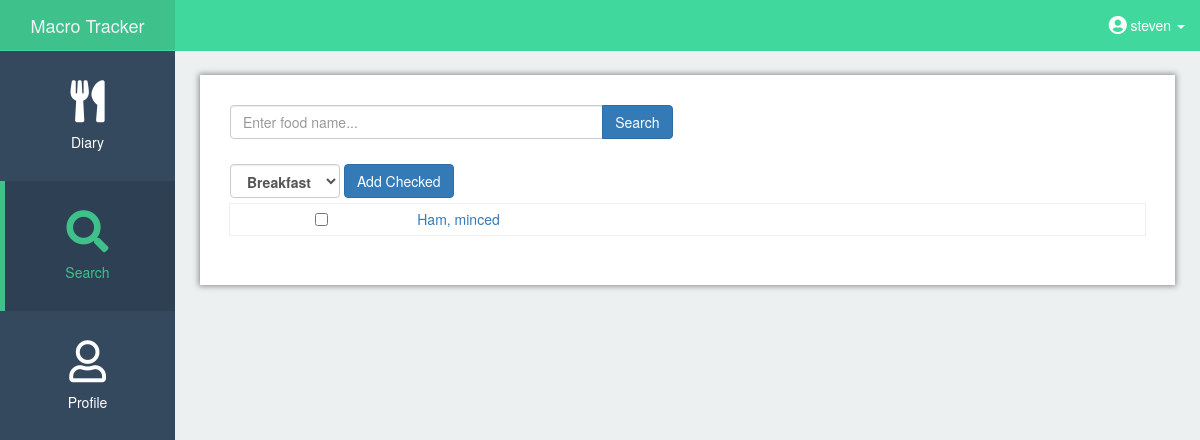
/search (signed in), run on an earlier commit of the app's database.
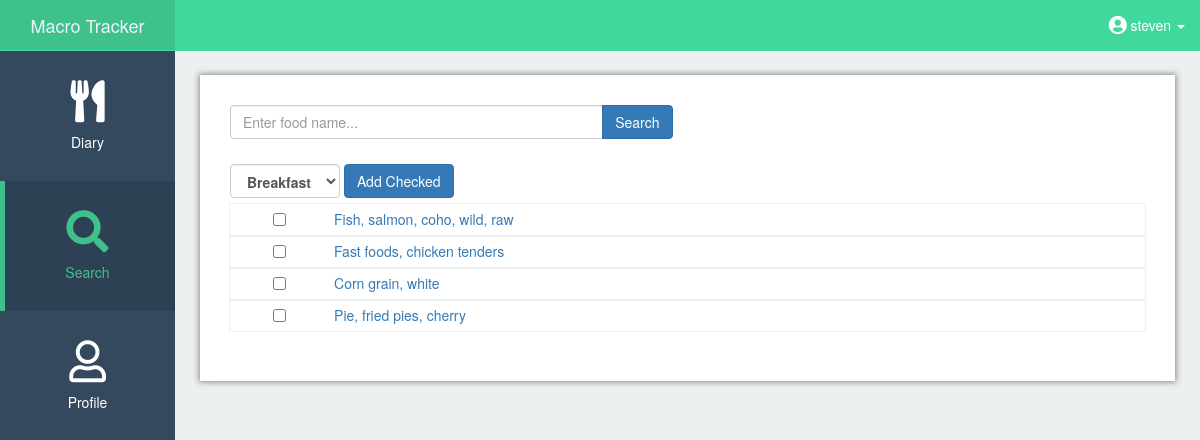
And on a later commit of the database.
### app/models.py (models this page shows, shortened)
class User(UserMixin, db.Model):
    id = db.Column(db.Integer, primary_key=True)
    username = db.Column(db.String(64), index=True, unique=True)
    email = db.Column(db.String(120), index=True, unique=True)
    password_hash = db.Column(db.String(128))
    calories_goal = db.Column(db.Integer(), default=2000)
    carb_goal = db.Column(db.Numeric(), default=.55)
    fat_goal = db.Column(db.Numeric(), default=.25)
    protein_goal = db.Column(db.Numeric(), default=.2)
    carbs_grams = db.Column(db.Integer(), default=275)
    fat_grams = db.Column(db.Integer(), default=55)
    protein_grams = db.Column(db.Integer(), default=100)
    food = db.relationship('Food', backref='user', lazy='dynamic')

class Food(db.Model):
    id = db.Column(db.Integer, primary_key=True)
    food_name = db.Column(db.String(140))
    kcal = db.Column(db.Numeric(10, 0))
    protein = db.Column(db.Numeric(10, 0))
    fat = db.Column(db.Numeric(10, 0))
    carbs = db.Column(db.Numeric(10, 0))
    meal = db.Column(db.String(64))
    ndbno = db.Column(db.String(64))
    unit = db.Column(db.String(64))
    count = db.Column(db.Numeric(10, 2))
    date = db.Column(db.String(64), index=True,
                     default=datetime.utcnow().strftime('%B %d, %Y'))
    user_id = db.Column(db.Integer, db.ForeignKey('user.id'))

### app/routes.py (the view, shortened to what this page needs)
@app.route('/search', methods=['GET', 'POST'])
@app.route('/search/<string:date>/<string:meal>', methods=['GET', 'POST'])
@login_required
def search(date=None, meal=None):
    form = SearchForm()
    if request.method == 'GET':
        food_list_clean = []
        recent_list = True
        recent_foods = Food.query.filter_by(user_id=current_user.get_id()).order_by(
            desc(Food.id)).group_by(Food.food_name)
        for food in recent_foods:
            food_list_clean.append((food.food_name, food.ndbno, food.id))
        return render_template('search.html', form=form, food_list_clean=food_list_clean,
                               recent_list=recent_list, date=date, meal=meal)

### app/forms.py
class SearchForm(FlaskForm):
    search = StringField('Search', validators=[DataRequired()])

### app/models.py (called while the page is built)
@login.user_loader
def load_user(id):
    return User.query.get(int(id))

### app/templates/search.html (shortened to what this page needs)
{% extends 'base.html' %} {% block app_content %}{% block styles %} {{super()}}
<link rel="stylesheet" href="{{url_for('.static', filename='search.css')}}">{% endblock %}
<div id="page-wrapper">
	<div class="container-fluid main-content-fluid">
		<div class="row">
			<form method='post'>
				<div class="col-sm-6 col-xs-12">
					<div class="input-group">
						{{ form.search(class="form-control", placeholder="Enter food name...") }}
						<span class="input-group-btn">
							<button type="submit" class="btn btn-primary mb-2" name="action" value="search">Search</button>
						</span>
					</div>
				</div>
			</form>
		</div>
		<form action="" method=POST>
			<table class="table table-condensed table-custom">
				{% if recent_list == True %}
				<tr>
					<th colspan="2">
						<div class="form-inline">
							{% if meal == None %}
							<select name="mealselect" class="form-control" id="sel1">
								<option>Breakfast</option>
							</select>
							{% endif %}
							<button type="submit" class="btn btn-primary" name="action" value="multiadd">Add Checked</button>
						</div>
					</th>
				</tr>
				{% endif %} {% for food_name in food_list_clean %}
				<tr class="content-rows">
					{% if recent_list == True %}
					<td class="text-center">
						<input type="checkbox" name="selected" value="{{ food_name[2] }}">
					</td>
					{% endif %}
					<td>
						<a href="{{ url_for('get_nutrition', ndbno = food_name[1], meal=meal, date=date) }}">{{ food_name[0] }}</a>
					</td>
				</tr>
				{% endfor %}
			</table>
		</form>
	</div>
</div>
</div>
{% endblock %}

### app/templates/base.html (shortened to what this page needs)
{% extends 'bootstrap/base.html' %} {% block title %} Steven's Macro Counter App {% endblock %} {% block navbar %} {% block
styles %} {{super()}}
<link rel="stylesheet" href="{{url_for('.static', filename='navbar_style_custom.css')}}">
<link rel="stylesheet" href="{{url_for('.static', filename='global.css')}}">
<link href="https://use.fontawesome.com/releases/v5.0.11/css/all.css" rel="stylesheet"> {% endblock %}
<div id="wrapper">
	<nav class="navbar navbar-default navbar-fixed-top">
		<div class="navbar-header">
			<a class="navbar-brand text-center" href="{{ url_for('home') }}">Macro Tracker</a>
		</div>
		<ul class="nav navbar-right top-nav">
			{% if current_user.is_anonymous %}
			<li>
				<a href="{{ url_for('login') }}">Login</a>
			</li>
			{% else %}
			<li class="dropdown">
				<a href="#" class="dropdown-toggle" data-toggle="dropdown">
					<span>
						<i class="fas fa-user-circle fa-lg"></i>
					</span>
					<span> {{ current_user.username }}</span>
					<b class="caret"></b>
				</a>
			</li>
			{% endif %}
		</ul>
		<div class="collapse navbar-collapse navbar-ex1-collapse">
			<ul class="nav navbar-nav side-nav">
				{% if current_user.is_anonymous %} {% else %}
				<li {% if 'diary' in request.path %}class="active" {% endif %}>
					<a href="{{ url_for('diary')}}">
						<div class="outer">
							<div class="middle">
								<div class="inner">
									<i class="navbar-icons fas fa-utensils fa-3x"></i>
									<br/>Diary
								</div>
							</div>
						</div>
					</a>
				</li>
				<li {% if 'search' in request.path %}class="active" {% endif %}>
					<a href="{{ url_for('search') }}">
						<div class="outer">
							<div class="middle">
								<div class="inner">
									<i class="navbar-icons fas fa-search fa-3x"></i>
									<br/>Search
								</div>
							</div>
						</div>
					</a>
				</li>
				<li {% if 'profile' in request.path %}class="active" {% endif %}>
					<a href="{{ url_for('profile') }}">
						<div class="outer">
							<div class="middle">
								<div class="inner">
									<i class="navbar-icons far fa-user fa-3x"></i>
									<br />Profile
								</div>
							</div>
						</div>
					</a>
				</li>
				{% endif %}
			</ul>
		</div>
	</nav>
	{% endblock %} {% block content %}   {% block app_content
	%}{% endblock %} {% endblock %}

### app/static/navbar_style_custom.css (style rules this page uses)
body { margin-top: 100px; background-color: #ECF0F1; }
@media (min-width:767px) { body { margin-top: 50px; } }
@media (min-width:767px) { .navbar-default .navbar-brand { width: 175px; background-color: #3FC18B; color: white; } }
.navbar-icons { margin-bottom: 10px; }
.navbar-default { background-color: #41D89E; border-color: #41D89E; }
.navbar-default .navbar-nav > li > a { color: white; }
.navbar-default .navbar-nav > .active > a, .navbar-default .navbar-nav > .active > a:hover, .navbar-default .navbar-nav > .active > a:focus { color: #3FC18B; background-color: #2E4154; -webkit-box-shadow: inset 5px 0px 0px 0px #3FC18B; box-shadow: inset 5px 0px 0px 0px #3FC18B; }
#wrapper { padding-left: 0; }
#page-wrapper { width: 100%; padding: 0; background-color: #ECF0F1; }
@media (min-width:767px) { #wrapper { padding-left: 175px; } }
@media (min-width:767px) { #page-wrapper { padding: 10px; } }
.top-nav { padding: 0 15px; }
.top-nav>li { display: inline-block; float: left; }
.top-nav>li>a { padding-top: 15px; padding-bottom: 15px; line-height: 20px; color: white; }
@media (min-width:767px) { .side-nav { position: fixed; top: 51px; left: 175px; width: 175px; margin-left: -175px; border: none; border-radius: 0; overflow-y: auto; background-color: #34495E; height: 100%; } }
@media (min-width:767px) { .side-nav>li>a { width: 175px; height: 130px; margin: 0px; padding: 0px; text-align: center; vertical-align: middle; } }
@media (min-width:767px) { .outer { display: table; position: absolute; height: 100%; width: 100%; } }
@media (min-width:767px) { .middle { display: table-cell; vertical-align: middle; } }
@media (min-width:767px) { .inner { margin-left: auto; margin-right: auto; width: 100%; } }

### app/static/global.css (style rules this page uses)
.main-content-fluid { background-color: white; box-shadow: 0px 0px 6px 1px #888888; }
@media (min-width:767px) { .main-content-fluid { padding: 30px; } }
.form-inline .form-control { width: auto; display: inline-block; }
@media (min-width: 767px) { #page-wrapper { padding: 25px; } }
.main-content-fluid { max-width: 1400px; }

### app/static/search.css (style rules this page uses)
.table-custom tr th { border: none !important; padding-left: 0px !important; }
.table-custom .content-rows { outline: thin solid; outline-color: #ECF0F1; }

What changed in the data, as far as the page shows it:
removed Food: food_name "Ham, minced"
added Food: food_name "Fish, salmon, coho, wild, raw"
added Food: food_name "Fast foods, chicken tenders"
added Food: food_name "Corn grain, white"
added Food: food_name "Pie, fried pies, cherry"
